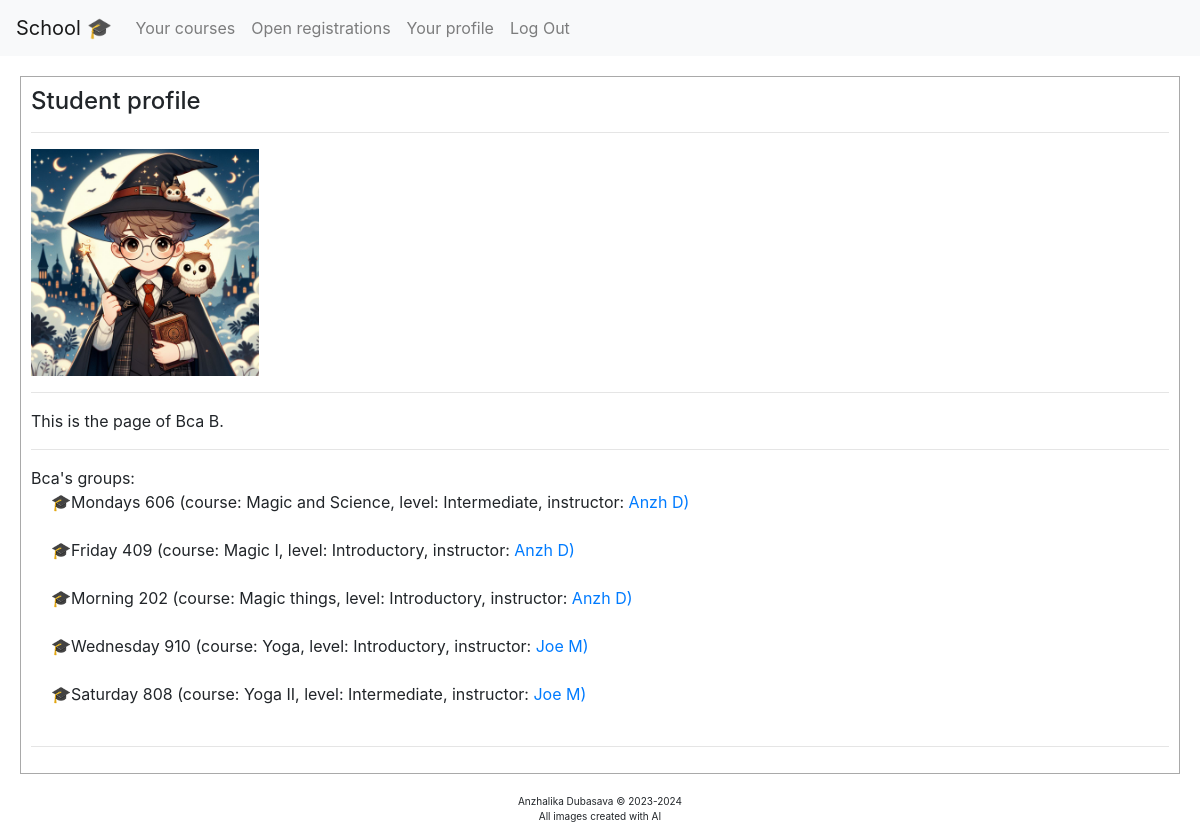
Screenshot of /stprofile5 (signed in) with the database file from the repository.
### school/models.py (models this page shows, shortened)
class User(AbstractUser):
    TEACHER = 1
    STUDENT = 2
    ROLE_CHOICES = (
        (TEACHER, 'Teacher'),
        (STUDENT, 'Student'),
    )
    role = models.PositiveSmallIntegerField(choices=ROLE_CHOICES, blank=True, null=True)

class Student(models.Model):
    user = models.ForeignKey(User, on_delete=models.CASCADE, blank=True, null=True, related_name="student")
    group = models.ForeignKey(Group, on_delete=models.CASCADE, blank=True, null=True, related_name="group")

class Group(models.Model):
    title = models.CharField(max_length = 32)
    teacher = models.ForeignKey(User, on_delete=models.CASCADE, blank=True, null=True, related_name="group_teacher")
    course = models.ForeignKey(Course, on_delete=models.CASCADE, blank=True, null=True, related_name="course_group")
    stud_current = models.IntegerField(default=0)

class Course(models.Model):
    user = models.ForeignKey(User, on_delete=models.CASCADE, blank=True, null=True, related_name="course_teacher")
    title = models.CharField(max_length = 64)
    description = models.TextField()
    level = models.CharField(max_length = 32)
    hours = models.IntegerField()

### school/views.py (the view)
# urls.py: path("stprofile<int:id>", views.stprofile, name="stprofile"),
@login_required
def stprofile(request, id):
    user = User.objects.get(pk=id)
    student = Student.objects.filter(user=user)
    return render(request, "school/stprofile.html", {
        "student": student,
        "user": user,
    })

### school/templates/school/stprofile.html (shortened to what this page needs)
{% extends "school/layout.html" %}
{% load static %}
{% block body %}
<div style="border-style: solid; border-width: 1px; border-color: darkgrey; padding: 10px; margin: 20px;">
    <h4>Student profile</h4>
    <hr>
    <img src="{% static 'school/img/stud.jpeg' %}" width="20%">
    <hr>
{% if user == request.user %}
    You are
{% else %}
    This is the page of
{% endif %}
{{ user.first_name }} {{ user.last_name }}.
<hr>
{% if user == request.user %}
    Your
{% else %}
{{ user.first_name }}'s
{% endif %}
groups:<br>
<div >
{% if student.count > 0 %}
    <ul id="personal_courses">
    {% for s in student %}
        <li style="list-style-type: '\1F393'" id="s {{ s.id }}"> {{ s.group.title }} (course: {{ s.group.course.title }}, level: {{ s.group.course.level }},
        instructor: <a href="{% url 'tprofile' id=s.group.course.user.id %}">
        {{ s.group.course.user.first_name }} {{ s.group.course.user.last_name }}) </a><br>
        <br>
    {% endfor %}
    </ul>
{% else %}
    {% if user == request.user %}
        <h4 style="color:#17a2b8; margin: 20px;">You are not enrolled in any course. Check <a href="{% url 'enroll' %}">available courses</a></h4>
    {% endif %}
{% endif %}
</div>
<hr>
</div>
{% endblock %}

### school/templates/school/layout.html (shortened to what this page needs)
{% load static %}
<!DOCTYPE html>
<html lang="en">
    <head>
        <link rel="stylesheet" href="https://stackpath.bootstrapcdn.com/bootstrap/4.4.1/css/bootstrap.min.css">
        <link href="{% static 'school/styles.css' %}" rel="stylesheet">
    </head>
    <body>
        <nav class="navbar navbar-expand-lg navbar-light bg-light">
            <a class="navbar-brand" href="{% url 'index' %}">School &#127891;</a>
            <div>
              <ul class="navbar-nav mr-auto">
                {% if user.is_authenticated and request.user.role == user.TEACHER %}
                    <li class="nav-item">
                        <a class="nav-link" href="{% url 'courses' %}">Your courses</a>
                    </li>
                {% endif %}
                {%  if user.is_authenticated and request.user.role == user.TEACHER %}
                <li class="nav-item">
                    <a class="nav-link" href="{% url 'enroll' %}">Open registrations</a>
                </li>
                <li class="nav-item">
                    <a class="nav-link" href="{% url 'tprofile' id=request.user.id %}">Your profile</a>
                </li>
                {% endif %}
                {% if user.is_authenticated %}
                    <li class="nav-item">
                        <a class="nav-link" href="{% url 'logout' %}">Log Out</a>
                    </li>
                {% endif %}
              </ul>
            </div>
          </nav>
        <div class="body">
            {% block body %}
            {% endblock %}
        </div>
        <footer>
            <div style="font-size: 10px; text-align: center; margin: 10px;">
                Anzhalika Dubasava &copy; 2023-2024<br>
                All images created with AI
            </div>
        </footer>
    </body>
</html>

### rows the page displays
User: first_name "Bca", last_name "B"
Student: group "Mondays 606", group.course "Magic and Science", group.course.level "Intermediate", group.course.user.first_name "Anzh", group.course.user.last_name "D"
Student: group "Friday 409", group.course "Magic I", group.course.level "Introductory", group.course.user.first_name "Anzh", group.course.user.last_name "D"
Student: group "Morning 202", group.course "Magic things", group.course.level "Introductory", group.course.user.first_name "Anzh", group.course.user.last_name "D"
Student: group "Wednesday 910", group.course "Yoga", group.course.level "Introductory", group.course.user.first_name "Joe", group.course.user.last_name "M"
Student: group "Saturday 808", group.course "Yoga II", group.course.level "Intermediate", group.course.user.first_name "Joe", group.course.user.last_name "M"
